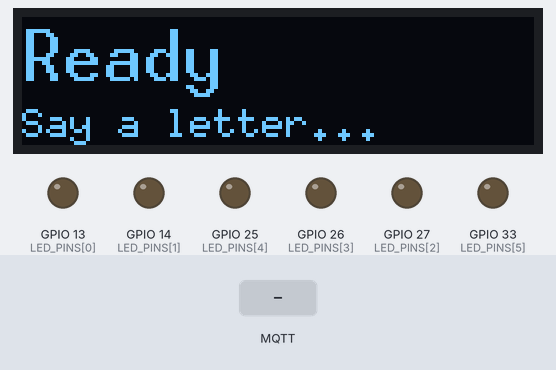
Simulated run of this program. Board: ESP32. On the bench: 128×32 one-colour display, output pins drawn as LEDs (lit = HIGH). The inputs (shaded band) are chosen by the test bench. WiFi joins after 1.5 s; servers stay silent unless stated; no MQTT or app messages arrive unless stated; what the program prints to the serial monitor is not drawn.

Above: at 6.0 s.
6.1 s: MQTT message "on" arrives on the first subscribed topic
At 6.5 s:
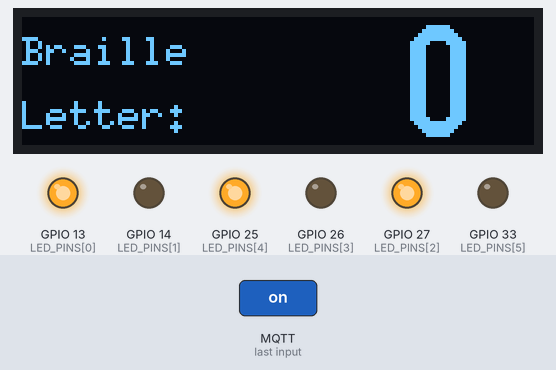
10.6 s: MQTT message "off" arrives on the first subscribed topic
At 15.9 s:
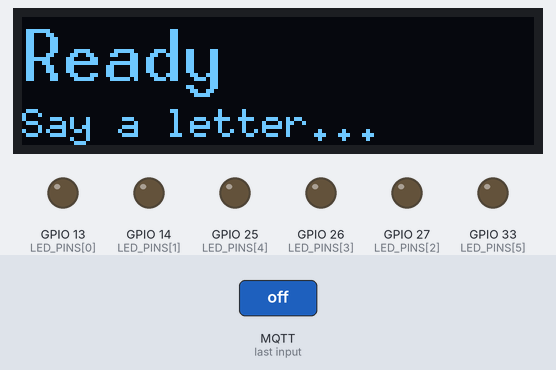
Timing chart, 0 to 17.4 s (numbered marks = the images above; inputs shaded):
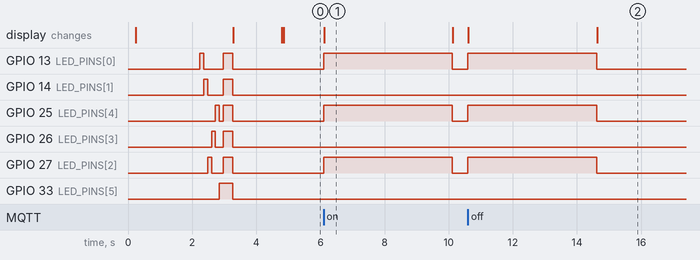

Measured:
- after the input at 6.1 s, GPIO 13 (LED_PINS[0]), GPIO 25 (LED_PINS[4]), GPIO 27 (LED_PINS[2]): LOW → HIGH at once, → LOW 4.0 s later; the display: changes at once (image 1)
- after the input at 10.6 s, GPIO 13 (LED_PINS[0]), GPIO 25 (LED_PINS[4]), GPIO 27 (LED_PINS[2]): LOW → HIGH at once, → LOW 4.0 s later; the display: first changes at once (image 2 shows a later state)
- what the display in image 1 shows lasts 4.0 s, from 6.1 s to 10.1 s

The program:

main.cpp
```cpp
/*
 * ============================================================================
 * BrailleDecoder ESP32 Firmware  —  128x32 OLED + U8g2 library
 * ============================================================================
 *
 * Uses U8g2 library (same one that worked in Arduino IDE).
 *
 * Pin assignments:
 *   Dot 1 -> GPIO 13       OLED SDA -> GPIO 21
 *   Dot 2 -> GPIO 14       OLED SCK -> GPIO 22
 *   Dot 3 -> GPIO 27       OLED VCC -> 3.3V
 *   Dot 4 -> GPIO 26       OLED GND -> GND
 *   Dot 5 -> GPIO 25
 *   Dot 6 -> GPIO 33
 * ============================================================================
 */

#include <Arduino.h>
#include <WiFi.h>
#include <WiFiClientSecure.h>
#include <PubSubClient.h>
#include <Wire.h>
#include <U8g2lib.h>

#include "secrets.h"

// ----------------------------------------------------------------------------
// OLED setup — 128x32 with U8g2 hardware I2C
// Constructor params: (rotation, reset_pin, scl_pin, sda_pin)
// ----------------------------------------------------------------------------
U8G2_SSD1306_128X32_UNIVISION_F_HW_I2C u8g2(U8G2_R0, U8X8_PIN_NONE, 22, 21);

// ----------------------------------------------------------------------------
// LED pin map (index 0 = dot 1, ..., index 5 = dot 6)
// ----------------------------------------------------------------------------
const uint8_t LED_PINS[6] = {13, 14, 27, 26, 25, 33};

// How long each letter stays lit before clearing (ms)
const unsigned long LETTER_DISPLAY_MS = 4000;

// ----------------------------------------------------------------------------
// Globals
// ----------------------------------------------------------------------------
WiFiClientSecure wifiClient;
PubSubClient mqtt(wifiClient);

unsigned long letterShownAt = 0;
bool letterIsActive = false;
char currentLetter = ' ';

// ----------------------------------------------------------------------------
// Braille alphabet (6-bit masks: bit 0 = dot 1, ..., bit 5 = dot 6)
// ----------------------------------------------------------------------------
const uint8_t BRAILLE_TABLE[26] = {
  0b000001, 0b000011, 0b001001, 0b011001, 0b010001,  // A B C D E
  0b001011, 0b011011, 0b010011, 0b001010, 0b011010,  // F G H I J
  0b000101, 0b000111, 0b001101, 0b011101, 0b010101,  // K L M N O
  0b001111, 0b011111, 0b010111, 0b001110, 0b011110,  // P Q R S T
  0b100101, 0b100111, 0b111010, 0b101101, 0b111101,  // U V W X Y
  0b110101                                             // Z
};

// ----------------------------------------------------------------------------
// OLED helpers (U8g2 API)
// ----------------------------------------------------------------------------
void oledShowMessage(const char* line1, const char* line2 = nullptr) {
  u8g2.clearBuffer();
  u8g2.setFont(u8g2_font_6x12_tf);
  u8g2.drawStr(0, 12, line1);
  if (line2) {
    u8g2.drawStr(0, 28, line2);
  }
  u8g2.sendBuffer();
}

void oledShowLetter(char letter) {
  u8g2.clearBuffer();

  // Small labels on the left
  u8g2.setFont(u8g2_font_6x10_tf);
  u8g2.drawStr(0, 12, "Braille");
  u8g2.drawStr(0, 28, "Letter:");

  // Big letter on the right
  u8g2.setFont(u8g2_font_logisoso28_tr);
  char buf[2] = {letter, '\0'};
  u8g2.drawStr(95, 30, buf);

  u8g2.sendBuffer();
}

void oledShowReady() {
  u8g2.clearBuffer();
  u8g2.setFont(u8g2_font_10x20_tf);
  u8g2.drawStr(0, 16, "Ready");
  u8g2.setFont(u8g2_font_6x10_tf);
  u8g2.drawStr(0, 30, "Say a letter...");
  u8g2.sendBuffer();
}

// ----------------------------------------------------------------------------
// LED helpers
// ----------------------------------------------------------------------------
void clearAllLeds() {
  for (int i = 0; i < 6; i++) {
    digitalWrite(LED_PINS[i], LOW);
  }
}

void showBraillePattern(uint8_t pattern) {
  for (int i = 0; i < 6; i++) {
    bool on = (pattern >> i) & 0x01;
    digitalWrite(LED_PINS[i], on ? HIGH : LOW);
  }
}

void startupBlink() {
  for (int i = 0; i < 6; i++) {
    digitalWrite(LED_PINS[i], HIGH);
    delay(120);
    digitalWrite(LED_PINS[i], LOW);
  }
  for (int i = 0; i < 6; i++) digitalWrite(LED_PINS[i], HIGH);
  delay(300);
  clearAllLeds();
}

// ----------------------------------------------------------------------------
// Letter handling
// ----------------------------------------------------------------------------
void displayLetter(char letter) {
  if (letter >= 'a' && letter <= 'z') letter = letter - 'a' + 'A';
  if (letter < 'A' || letter > 'Z') {
    Serial.printf("Ignoring non-letter: '%c'\n", letter);
    return;
  }

  uint8_t pattern = BRAILLE_TABLE[letter - 'A'];
  Serial.printf("Letter '%c' -> pattern 0b%c%c%c%c%c%c\n",
                letter,
                (pattern & 0x20) ? '1' : '0',
                (pattern & 0x10) ? '1' : '0',
                (pattern & 0x08) ? '1' : '0',
                (pattern & 0x04) ? '1' : '0',
                (pattern & 0x02) ? '1' : '0',
                (pattern & 0x01) ? '1' : '0');

  showBraillePattern(pattern);
  oledShowLetter(letter);
  currentLetter = letter;
  letterShownAt = millis();
  letterIsActive = true;
}

// ----------------------------------------------------------------------------
// MQTT
// ----------------------------------------------------------------------------
void onMqttMessage(char* topic, byte* payload, unsigned int length) {
  if (length == 0) return;

  Serial.printf("MQTT message on '%s' (%u bytes): ", topic, length);
  for (unsigned int i = 0; i < length; i++) Serial.print((char)payload[i]);
  Serial.println();

  char letter = (char)payload[0];
  displayLetter(letter);
}

void connectMqtt() {
  while (!mqtt.connected()) {
    Serial.print("Connecting to MQTT broker... ");
    oledShowMessage("Connecting", "MQTT broker...");
    if (mqtt.connect(MQTT_CLIENT_ID, MQTT_USER, MQTT_PASS)) {
      Serial.println("connected");
      mqtt.subscribe(MQTT_TOPIC);
      Serial.printf("Subscribed to %s\n", MQTT_TOPIC);
      oledShowReady();
    } else {
      Serial.printf("failed, rc=%d. Retrying in 3s\n", mqtt.state());
      oledShowMessage("MQTT failed", "Retrying...");
      delay(3000);
    }
  }
}

// ----------------------------------------------------------------------------
// Wi-Fi
// ----------------------------------------------------------------------------
void connectWifi() {
  Serial.printf("Connecting to Wi-Fi '%s'...\n", WIFI_SSID);
  oledShowMessage("Connecting WiFi", WIFI_SSID);

  WiFi.mode(WIFI_STA);
  WiFi.begin(WIFI_SSID, WIFI_PASSWORD);

  int dots = 0;
  while (WiFi.status() != WL_CONNECTED) {
    delay(500);
    Serial.print(".");
    if (++dots > 60) {
      Serial.println("\nWi-Fi timeout, restarting...");
      ESP.restart();
    }
  }
  Serial.printf("\nConnected. IP: %s\n", WiFi.localIP().toString().c_str());
}

// ----------------------------------------------------------------------------
// Setup & loop
// ----------------------------------------------------------------------------
void setup() {
  Serial.begin(115200);
  delay(200);
  Serial.println("\n=== BrailleDecoder ESP32 starting (U8g2 build) ===");

  // LED pins
  for (int i = 0; i < 6; i++) {
    pinMode(LED_PINS[i], OUTPUT);
    digitalWrite(LED_PINS[i], LOW);
  }

  // OLED init via U8g2 (handles Wire.begin internally)
  Serial.println("Initializing OLED...");
  if (u8g2.begin()) {
    Serial.println("OLED OK");
  } else {
    Serial.println("OLED init returned false (might still work)");
  }

  // Show "Booting" so we can SEE that OLED is working
  u8g2.clearBuffer();
  u8g2.setFont(u8g2_font_10x20_tf);
  u8g2.drawStr(0, 16, "Booting");
  u8g2.setFont(u8g2_font_6x10_tf);
  u8g2.drawStr(0, 30, "BrailleDecoder");
  u8g2.sendBuffer();
  delay(2000);  // 2 seconds so you can clearly see it

  // LED self-test
  startupBlink();

  // Network
  connectWifi();

  wifiClient.setInsecure();
  mqtt.setServer(MQTT_HOST, MQTT_PORT);
  mqtt.setCallback(onMqttMessage);
  mqtt.setBufferSize(256);

  connectMqtt();
}

void loop() {
  if (WiFi.status() != WL_CONNECTED) {
    connectWifi();
  }
  if (!mqtt.connected()) {
    connectMqtt();
  }
  mqtt.loop();

  // Auto-clear LEDs and OLED after timeout
  if (letterIsActive && (millis() - letterShownAt) > LETTER_DISPLAY_MS) {
    clearAllLeds();
    oledShowReady();
    letterIsActive = false;
  }
}
```

secrets.example.h
```cpp
#pragma once

// ============================================================================
// SECRETS TEMPLATE
//
// Copy this file to `secrets.h` (in the same folder) and fill in your real
// values. The real secrets.h is gitignored so credentials never get pushed
// to GitHub.
// ============================================================================

// ----- Wi-Fi -----
#define WIFI_SSID       "YOUR_WIFI_NAME"
#define WIFI_PASSWORD   "YOUR_WIFI_PASSWORD"

// ----- HiveMQ Cloud MQTT broker -----
// Get these from your HiveMQ Cloud cluster page.
#define MQTT_HOST       "60bec8cfeab54dfe8a35e109dc2cb4f8.s1.eu.hivemq.cloud"
#define MQTT_PORT       8883
#define MQTT_USER       "braille-publisher"
#define MQTT_PASS       "YOUR_HIVEMQ_PASSWORD"

// ----- Topic the ESP32 subscribes to -----
#define MQTT_TOPIC      "braille/letter"

// ----- Unique client ID for this device on the broker -----
// Must be different from the backend's client ID ('braille-backend').
#define MQTT_CLIENT_ID  "braille-esp32-01"
```
